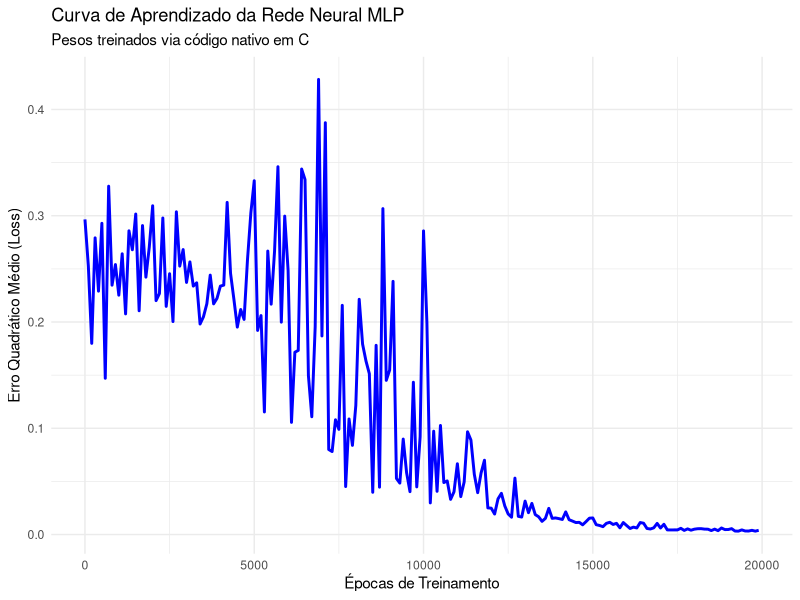
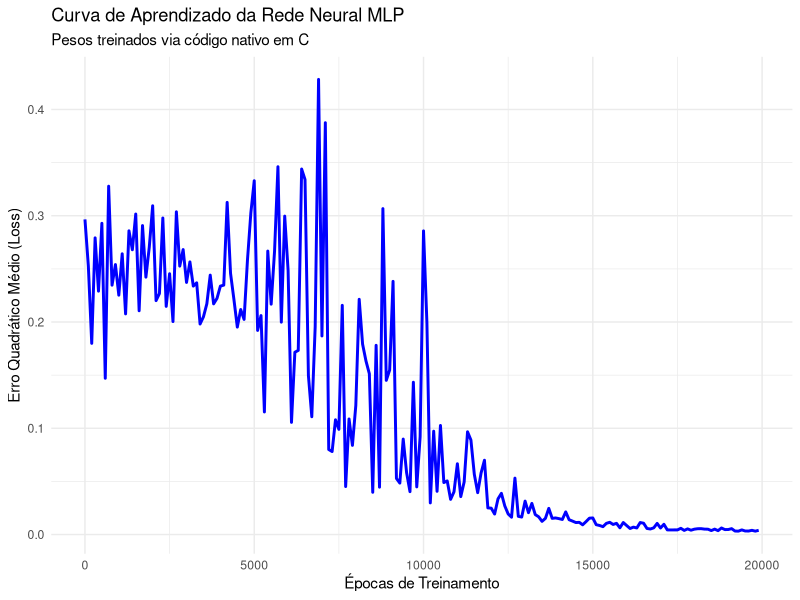

Reproduce these figures in R, in order.
library(tidyverse)

dados_loss <- read.csv("./dados/loss_total.csv")

plot <- ggplot(dados_loss, aes(x = Epoca, y = loss)) +
  geom_line(color = "blue", size = 1) +
  labs(
    title = "Curva de Aprendizado da Rede Neural MLP",
    subtitle = "Pesos treinados via código nativo em C",
    x = "Épocas de Treinamento",
    y = "Erro Quadrático Médio (Loss)"
  ) +
  theme_minimal()

ggsave("./graficos/curva_apredizado.pdf",width = 8, height = 6)
ggsave("./graficos/curva_apredizado.png",width = 8, height = 6)
